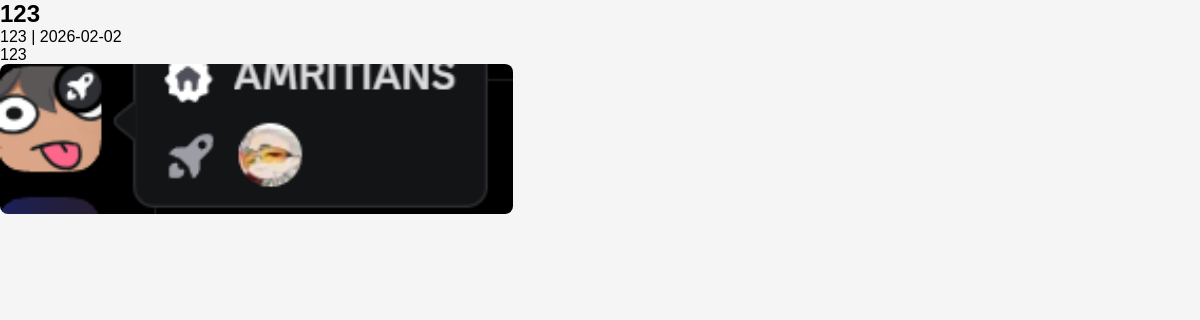
Screenshot of /event/2 (signed in) with the database file from the repository.
### tables this page shows
CREATE TABLE events (
        id INTEGER PRIMARY KEY AUTOINCREMENT,
        title TEXT,
        category TEXT,
        date TEXT,
        description TEXT
    );

CREATE TABLE images (
        id INTEGER PRIMARY KEY AUTOINCREMENT,
        event_id INTEGER,
        filename TEXT
    );

### app.py (the view)
@app.route("/event/<int:event_id>")
def event_gallery(event_id):
    if "user_id" not in session:
        return redirect(url_for("login"))
    conn = sqlite3.connect("database.db")
    c = conn.cursor()
    c.execute("SELECT * FROM events WHERE id=?", (event_id,))
    event = c.fetchone()
    c.execute("SELECT filename FROM images WHERE event_id=?", (event_id,))
    images = c.fetchall()
    conn.close()
    return render_template("event_gallery.html", event=event, images=images)

### templates/event_gallery.html (shortened to what this page needs)
<!DOCTYPE html>
<html>
<head>
    <link rel="stylesheet" href="{{ url_for('static', filename='style.css') }}">
</head>
<body>
<h2>{{ event[1] }}</h2>
<p>{{ event[2] }} | {{ event[3] }}</p>
<p>{{ event[4] }}</p>
<div class="image-scroll">
    {% for image in images %}
        <img src="{{ url_for('static', filename='uploads/' + image[0]) }}">
    {% endfor %}
</div>
</body>
</html>

### static/style.css (style rules this page uses)
* { margin:0; padding:0; box-sizing:border-box; font-family:Arial; }
body { overflow-x:hidden; background:#f5f5f5; }
.image-scroll { overflow:hidden; }
.image-scroll img { height:150px; margin-right:20px; border-radius:8px; }

### rows the page displays
events: title "123", category "123", date "2026-02-02", description "123"
images: filename (picture)
